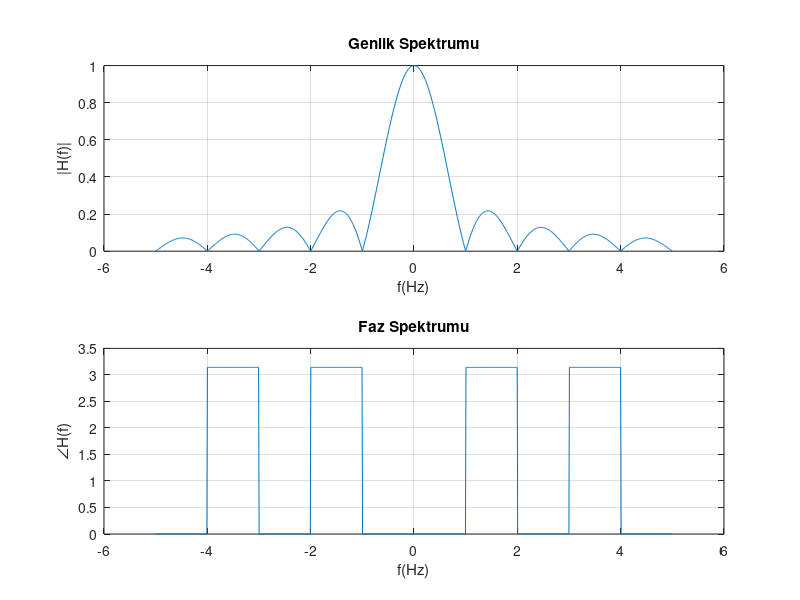

This figure's MATLAB source: (Note: this script raises an error after producing the figure.)
% Mehmet ALTINTAŞ 1901022065
% ELM 264 PROJE 2- PROBLEM 1_f
% Sinc fonksiyonunu tanımlayalım
sinc_func = @(x) sin(pi*x)./(pi*x);

% Frekans aralığını tanımlayalım
f = linspace(-5, 5, 1000);

% Genlik ve faz spektrumunu hesaplayalım
H_f = sinc_func(f);
amplitude_spectrum = abs(H_f);
phase_spectrum = angle(H_f);

% Genlik spektrumunu çizelim
figure('Position', [100, 100, 1200, 600]);

subplot(2, 1, 1);
plot(f, amplitude_spectrum);
title('Genlik Spektrumu');
xlabel('f(Hz)');
ylabel('|H(f)|');
grid on;

% Faz spektrumunu çizelim
subplot(2, 1, 2);
plot(f, phase_spectrum);
title('Faz Spektrumu');
xlabel('f(Hz)');
ylabel('∠H(f)');
grid on;

sgtitle('Genlik ve Faz Spektrumları');
